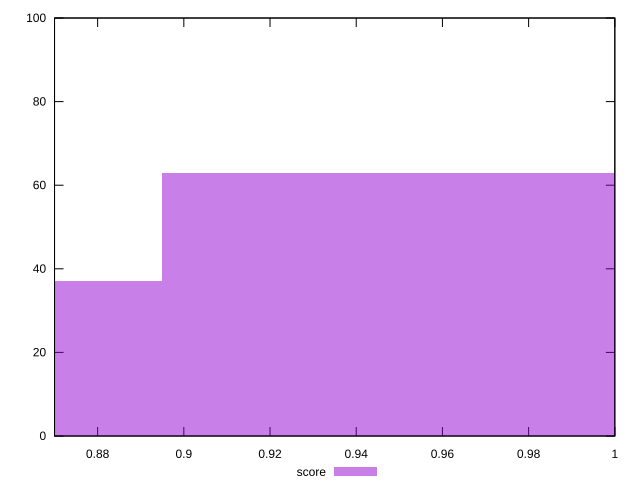

gnuplot code for this plot:
reset

$score <<EOF
0.9638759125079361 63
0.826179353578231 37
EOF

set key outside below
set boxwidth 0.13769655892970517
set xrange [0.87:1]
set yrange [0:100]
set trange [0:100]
set style fill transparent solid 0.5 noborder
set terminal svg size 640, 490 enhanced background rgb 'white'
set output "report_00014_2021-02-09T15:56:05.503Z/unminified-css/samples/pages/score/histogram.svg"

plot $score title "score" with boxes

reset
